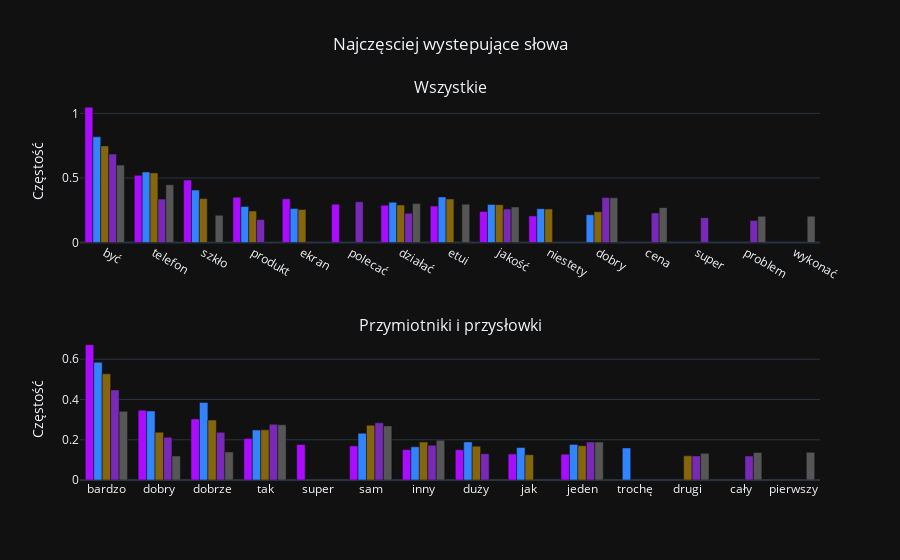

Notebook code cell kept with this figure:
### Code cell
import plotly.graph_objs as go
from plotly.subplots import make_subplots
import plotly.express as px

dataset = db_dict['allegro_reviews']

common_words = dataset.common_words['train']
common_words_adj_adv = dataset.common_words_adj_adv["train"]

fig = make_subplots(rows=2, cols=1, subplot_titles=("Wszystkie", "Przymiotniki i przysłowki"))
# colors = ["orange", "red", "green", "blue", "purple"]
colors = px.colors.qualitative.Alphabet

for i, dataset in enumerate([common_words, common_words_adj_adv]):
    for color, t in enumerate(dataset['ocena_tekst'].unique()):
        dfp = dataset[dataset['ocena_tekst'] == t]
        fig.add_trace(go.Bar(x=dfp['word'], y=dfp['count'], name=t,
                             marker_color=colors[color]
                             ), row=1 + i, col=1)

fig.update_layout(title_x=0.5, autosize=True, title_text="Najczęsciej wystepujące słowa", showlegend=True)
fig.update_yaxes(title_text="Częstość")

### Figure 1 — Plotly figure (JSON) as saved in the notebook; plotly's stock layout.template omitted (floating-point values rounded to 4 significant figures)
{"data": [{"marker": {"color": "#AA0DFE"}, "name": "bardzo negatywne", "x": ["być", "telefon", "szkło", "produkt", "ekran", "polecać", "działać", "etui", "jakość", "niestety"], "y": [1.048, 0.5199, 0.4836, 0.3508, 0.3387, 0.2966, 0.2885, 0.2822, 0.2406, 0.2054], "type": "bar", "xaxis": "x", "yaxis": "y"}, {"marker": {"color": "#3283FE"}, "name": "negatywne", "x": ["być", "telefon", "szkło", "etui", "działać", "jakość", "produkt", "ekran", "niestety", "dobry"], "y": [0.8185, 0.5463, 0.406, 0.3527, 0.3115, 0.2947, 0.2797, 0.2629, 0.2619, 0.2152], "type": "bar", "xaxis": "x", "yaxis": "y"}, {"marker": {"color": "#85660D"}, "name": "neutralne dwuznaczne", "x": ["być", "telefon", "szkło", "etui", "jakość", "działać", "niestety", "ekran", "produkt", "dobry"], "y": [0.7483, 0.5389, 0.3402, 0.3377, 0.293, 0.2906, 0.2599, 0.255, 0.2442, 0.2384], "type": "bar", "xaxis": "x", "yaxis": "y"}, {"marker": {"color": "#782AB6"}, "name": "bardzo pozytywne", "x": ["być", "dobry", "telefon", "polecać", "jakość", "cena", "działać", "super", "produkt", "problem"], "y": [0.6847, 0.3487, 0.336, 0.3151, 0.2592, 0.2284, 0.2274, 0.1925, 0.1777, 0.1698], "type": "bar", "xaxis": "x", "yaxis": "y"}, {"marker": {"color": "#565656"}, "name": "pozytywne", "x": ["być", "telefon", "dobry", "działać", "etui", "jakość", "cena", "szkło", "wykonać", "problem"], "y": [0.5998, 0.4477, 0.3461, 0.3017, 0.2962, 0.2749, 0.2701, 0.2111, 0.2038, 0.2032], "type": "bar", "xaxis": "x", "yaxis": "y"}, {"marker": {"color": "#AA0DFE"}, "name": "bardzo pozytywne", "x": ["bardzo", "dobry", "dobrze", "tak", "super", "sam", "inny", "duży", "jak", "jeden"], "y": [0.6727, 0.3472, 0.3036, 0.2067, 0.1767, 0.1695, 0.1509, 0.1504, 0.1287, 0.1285], "type": "bar", "xaxis": "x2", "yaxis": "y2"}, {"marker": {"color": "#3283FE"}, "name": "pozytywne", "x": ["bardzo", "dobrze", "dobry", "tak", "sam", "duży", "jeden", "inny", "jak", "trochę"], "y": [0.5852, 0.385, 0.3431, 0.2482, 0.2324, 0.1892, 0.177, 0.1648, 0.1618, 0.1594], "type": "bar", "xaxis": "x2", "yaxis": "y2"}, {"marker": {"color": "#85660D"}, "name": "neutralne dwuznaczne", "x": ["bardzo", "dobrze", "sam", "tak", "dobry", "inny", "jeden", "duży", "jak", "drugi"], "y": [0.5281, 0.298, 0.2724, 0.2492, 0.2376, 0.1887, 0.1705, 0.168, 0.1258, 0.12], "type": "bar", "xaxis": "x2", "yaxis": "y2"}, {"marker": {"color": "#782AB6"}, "name": "negatywne", "x": ["bardzo", "sam", "tak", "dobrze", "dobry", "jeden", "inny", "duży", "drugi", "cały"], "y": [0.4471, 0.2844, 0.2769, 0.2367, 0.2123, 0.189, 0.1731, 0.131, 0.1197, 0.1188], "type": "bar", "xaxis": "x2", "yaxis": "y2"}, {"marker": {"color": "#565656"}, "name": "bardzo negatywne", "x": ["bardzo", "tak", "sam", "inny", "jeden", "dobrze", "pierwszy", "cały", "drugi", "dobry"], "y": [0.341, 0.2741, 0.2689, 0.1973, 0.1887, 0.1391, 0.1373, 0.1368, 0.1327, 0.1194], "type": "bar", "xaxis": "x2", "yaxis": "y2"}], "layout": {"xaxis": {"anchor": "y", "domain": [0.0, 1.0]}, "yaxis": {"anchor": "x", "domain": [0.625, 1.0], "title": {"text": "Częstość"}}, "xaxis2": {"anchor": "y2", "domain": [0.0, 1.0]}, "yaxis2": {"anchor": "x2", "domain": [0.0, 0.375], "title": {"text": "Częstość"}}, "annotations": [{"font": {"size": 16}, "showarrow": false, "text": "Wszystkie", "x": 0.5, "xanchor": "center", "xref": "paper", "y": 1.0, "yanchor": "bottom", "yref": "paper"}, {"font": {"size": 16}, "showarrow": false, "text": "Przymiotniki i przysłowki", "x": 0.5, "xanchor": "center", "xref": "paper", "y": 0.375, "yanchor": "bottom", "yref": "paper"}], "title": {"x": 0.5, "text": "Najczęsciej wystepujące słowa"}, "autosize": true, "showlegend": false}}
